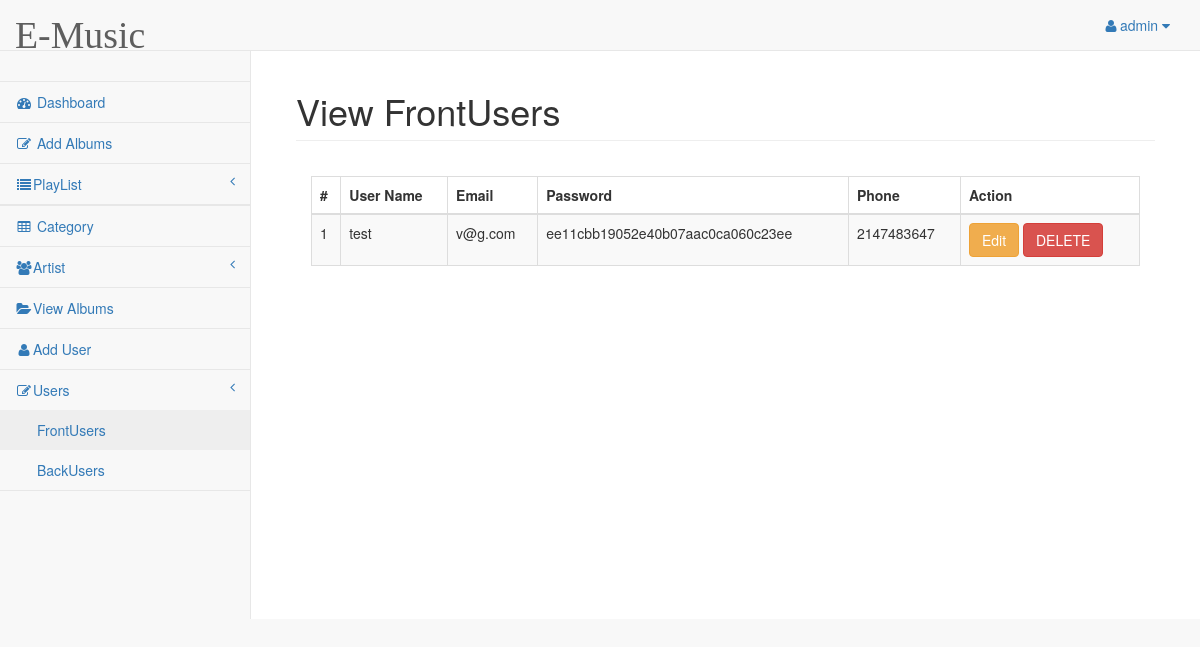
Screenshot of /admin/index.php?FrontUsers (signed in) with the database file from the repository.
### tables this page shows
CREATE TABLE `users` (
  `id` int(11) NOT NULL,
  `name` varchar(45) DEFAULT NULL,
  `email_id` varchar(250) DEFAULT NULL,
  `pass` varchar(100) DEFAULT NULL,
  `phone` int(11) DEFAULT NULL
);

### admin/pages/FrontUsers.php (the view, shortened to what this page needs)
<div class="row">
	<div class="col-lg-12">
		<h1 class="page-header">View FrontUsers</h1>
	</div>
</div>
<div class="panel-body">
	<div class="table-responsive">
		<table class="table table-striped table-bordered table-hover">
			<thead>
				<tr>
					<th>#</th>
					<th>User Name</th>
					<th>Email</th>
					<th>Password</th>
					<th>Phone</th>
					<th>Action</th>
				</tr>
			</thead>
			<tbody>
				<?php
				$qrysearch ="select * From users";
				$search=mysql_query($qrysearch) or die ("Query not excutived");
				while($row=mysql_fetch_array($search)){
					?>
					<tr>
						<td><?php echo $row['id'];?></td>
						<td><?php echo $row['name'];?></td>
						<td><?php echo $row['email_id'];?></td>
						<td><?php echo $row['pass'];?></td>
						<td><?php echo $row['phone'];?></td>
						<td><button class="btn btn-warning" onclick="FrontUserEdit(<?php echo $row['id'];?>)">Edit</button>
						<a class="btn btn-danger" href="pages/FrontUsersCode.php?delete_id=<?php echo $row['id']; ?>" Onclick="return confirm('Are You Sure Want To Delete This Record?')" >DELETE</a></td>
					</tr>
					<?php
				}
				?>
			</tbody>
		</table>
	</div>
</div>

### rows the page displays
users: id "1", name "test", email "v@g.com", pass "ee11cbb19052e40b07aac0ca060c23ee", phone "2147483647"

### other values shown
$_SESSION['login_user'] "admin"
